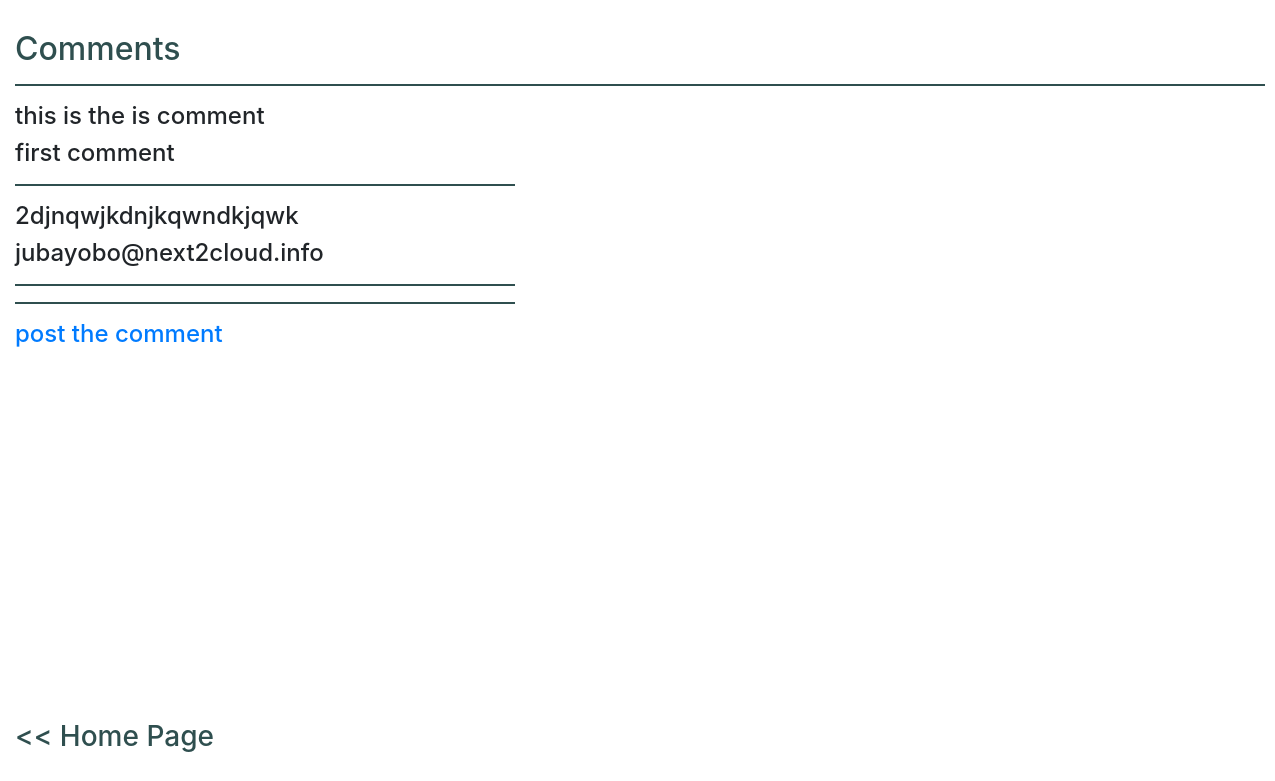
Page /post/1/comment/ on the committed database.
### blog/models.py (models this page shows)
class Comment(models.Model):
    name = models.CharField(max_length=50)
    comment = models.TextField()
    post_id = models.IntegerField(default=0)

### blog/views.py (the view)
# urls.py: url(r'^post/(?P<pk>[0-9]+)/comment/$', views.post_comment, name='post_comment'),
def post_comment(request,pk):
    comments=Comment.objects.filter(post_id=pk)
    p_id=pk
    return render(request,'blog/comment.html',{"comments":comments,"p_id":p_id})

### blog/templates/blog/comment.html
{% extends "blog/base.html" %}
{% block header %}
<h2>
    Comments
</h2>
<hr width="1250" align="left" size="4">
{% endblock header%}
{% block content %}
<div class="comments">
    {% for comment in comments %}
        <div class="comment">
            <h4>{{comment.comment}}</h4>
            <h4>{{comment.name}}</h4>
            <hr width="500" align="left" size="4">
        </div>
    {% endfor %}
</div>
<div class="post_comments">
        <hr width="500" align="left" size="4">
        <a href="{% url 'add_comment' pk=p_id %}"><h4>post the comment</h4></a>
    </div>
{% endblock content %}
{% block footer %}
<div class="start-page-link-3">
    <a href="{% url 'index' %}"><h3><< Home Page</h3></a>
</div>
{% endblock footer %}

### blog/static/blog/style.css (style rules this page uses)
h1 a, h1, h2 a, h2,h3 { color: darkslategray; }
body { padding-top:30px; padding-left: 15px; }
hr { height: 2px; color: darkslategray; background-color: darkslategray; border: none; }

### rows in the picture
Comment: comment "this is the is comment", name "first comment"
Comment: comment "2djnqwjkdnjkqwndkjqwk", name "jubayobo@next2cloud.info"
